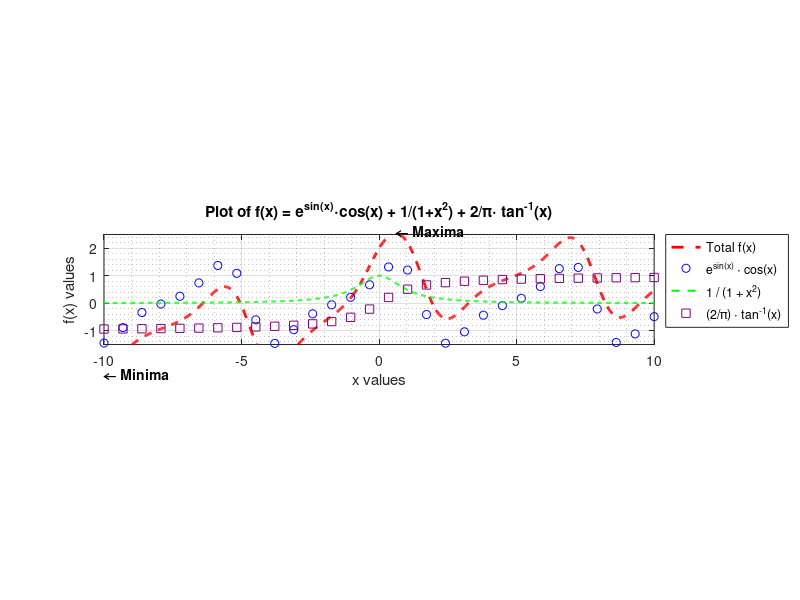

Reproduce this figure in MATLAB.
fprintf('--- 7.1 Experiment 1: Advanced 2-D Plotting and Customization ---\n');

%% Task 1: Plot a Complex Mathematical Function
fprintf('Task 1: Generating the complex mathematical function over the range x = -10 to 10...\n');
% Use linspace to generate the x vector. 
% We use a high-density vector for the lines and a low-density vector for the markers 
% so the markers don't overlap into a solid block.
x_line = linspace(-10, 10, 1000);
x_mark = linspace(-10, 10, 30); 

% Calculating components for the main line
% VERY IMPORTANT: using element-wise operations (.*, ./, .^) to avoid matrix errors
comp1_line = exp(sin(x_line)) .* cos(x_line);
comp2_line = 1 ./ (1 + x_line.^2);
comp3_line = (2 / pi) .* atan(x_line);
f_x_line = comp1_line + comp2_line + comp3_line;

%% Task 2 & 3: Customize the Graph Appearance & Multiple Plots
fprintf('Task 2 & 3: Plotting main function (red dashes) and individual components...\n');
figure('Name', 'Advanced 2-D Plotting', 'Position', [100, 100, 900, 600]);

% Main function plotted as dashed red line ('r--')
plot(x_line, f_x_line, 'r--', 'LineWidth', 2, 'DisplayName', 'Total f(x)');
hold on;

% Calculating components for the marker plots
comp1_mark = exp(sin(x_mark)) .* cos(x_mark);
comp3_mark = (2 / pi) .* atan(x_mark);

% Component 1: blue circles ('bo')
plot(x_mark, comp1_mark, 'bo', 'MarkerSize', 6, 'DisplayName', 'e^{sin(x)} \cdot cos(x)');

% Component 2: green dashes ('g--')
plot(x_line, comp2_line, 'g--', 'LineWidth', 1.5, 'DisplayName', '1 / (1 + x^2)');

% Component 3: purple squares (Custom RGB color with square 's' marker)
plot(x_mark, comp3_mark, 's', 'MarkerEdgeColor', [0.5 0 0.5], 'MarkerFaceColor', 'none', ...
    'MarkerSize', 6, 'DisplayName', '(2/\pi) \cdot tan^{-1}(x)');

% Task 2 specific titles and labels
title('Plot of f(x) = e^{sin(x)}\cdotcos(x) + 1/(1+x^2) + 2/\pi\cdot tan^{-1}(x)');
xlabel('x values');
ylabel('f(x) values');

%% Task 4: Annotations and Custom Gridlines
fprintf('Task 4: Adding annotations and custom gridlines...\n');
grid on;
grid minor; % Using minor gridlines for better visibility 

% Finding a local maximum programmatically to annotate
[max_val, max_idx] = max(f_x_line);
max_x = x_line(max_idx);
text(max_x, max_val + 0.1, '\leftarrow Maxima', 'FontSize', 10, 'FontWeight', 'bold');

% Finding a local minimum programmatically to annotate
[min_val, min_idx] = min(f_x_line);
min_x = x_line(min_idx);
text(min_x, min_val - 0.2, '\leftarrow Minima', 'FontSize', 10, 'FontWeight', 'bold');

%% Task 5: Modify Axis Limits and Aspect Ratio
fprintf('Task 5: Modifying axis limits and aspect ratio...\n');
% Setting the strict limits required by the manual
axis([-10 10 -1.5 2.5]);

% Setting equal aspect ratio. 
% Note: Since the X span (20) is much larger than the Y span (4), this will visually squash the graph vertically.
axis equal; 

% Force limits again just in case 'axis equal' automatically overrides them
xlim([-10, 10]);
ylim([-1.5, 2.5]);

% Display legend distinctively 
legend('Location', 'northeastoutside');
hold off;

%% Task 6: Save the Graph
fprintf('Task 6: Saving the graph as a high-resolution PNG...\n');
saveas(gcf, 'advanced_plot_experiment1.png');
fprintf('Success! Graph saved in your current directory as "advanced_plot_experiment1.png".\n\n');
